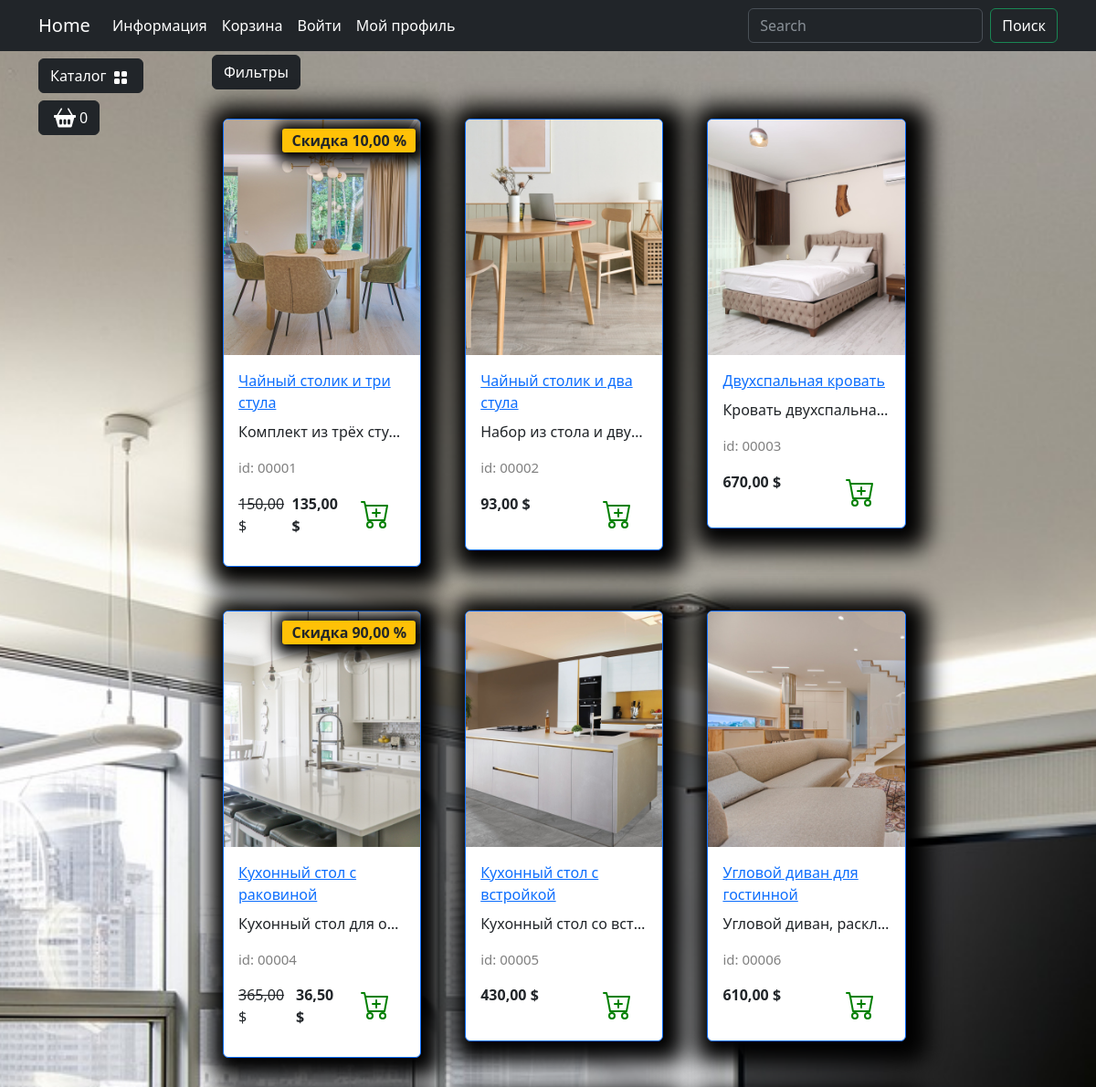
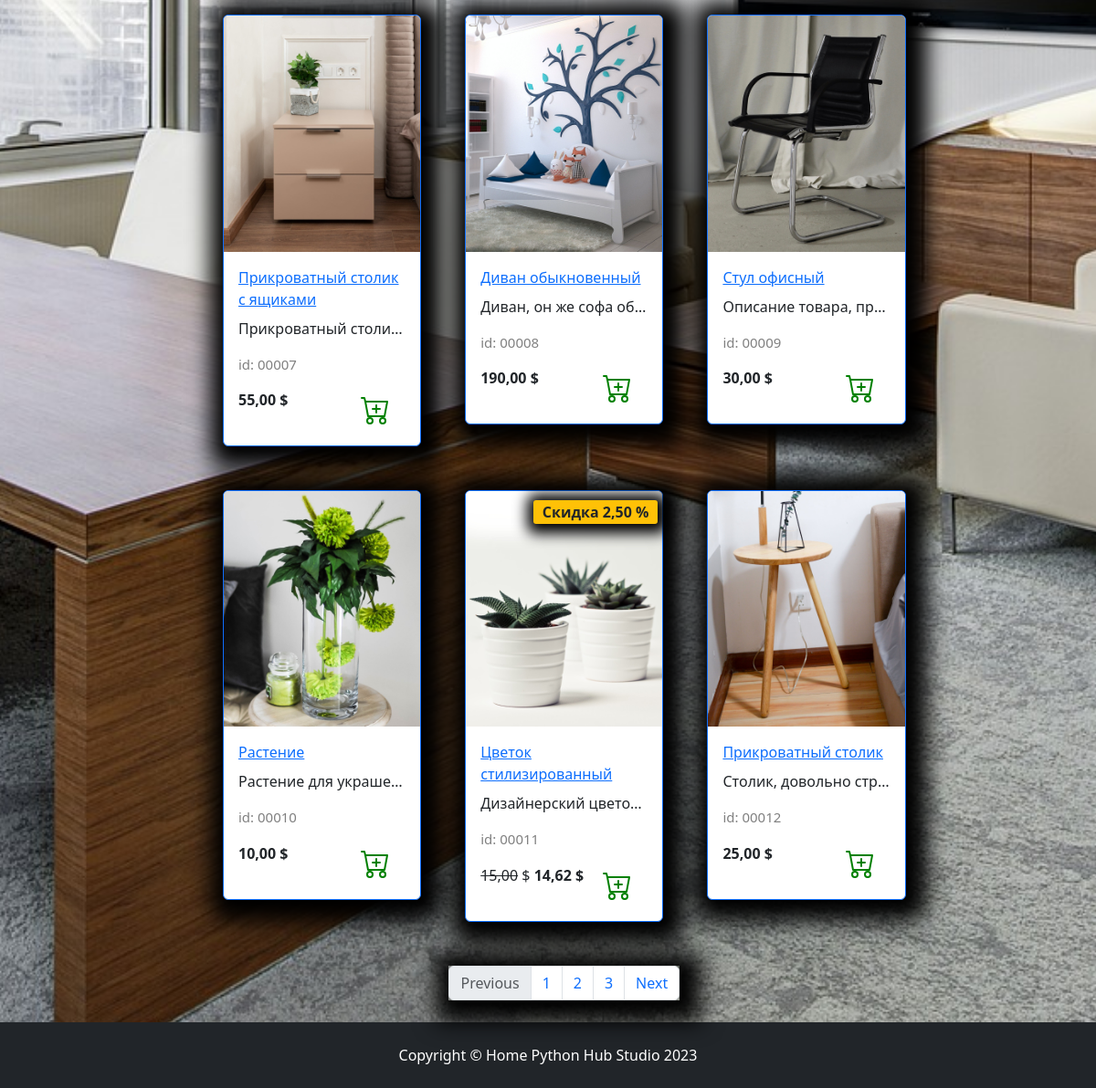
Page /catalog/ on the committed database (2 pictures, top to bottom).
### goods/models.py (models this page shows, shortened)
class Product(models.Model):
    name = models.CharField(max_length=150, unique=True, verbose_name="Название товара")
    slug = models.SlugField(max_length=250, unique=True, blank=True, null=True, verbose_name="Ссылка на товар")
    description = models.TextField(blank=True, null=True, verbose_name="Описание товара")
    image = models.ImageField(upload_to='goods_images', blank=True, null=True, verbose_name="Изображение товара")
    price = models.DecimalField(default=0.00, max_digits=10, decimal_places=2, verbose_name="Цена товара")
    discount = models.DecimalField(default=0.00, max_digits=4, decimal_places=2, verbose_name="Скидка товара")
    quantity = models.PositiveIntegerField(default=0, verbose_name="Количество товара")
    category = models.ForeignKey(Category, on_delete=models.CASCADE, verbose_name="Категория товара")
    class Meta:
        verbose_name = "Продукт"
        verbose_name_plural = "Продукты"
    def display_id(self):
        return f'{self.id:05}'
    def sell_price(self):
        if self.discount:
            return round(self.price - self.price * self.discount / 100, 2)
        return self.price

### goods/views.py (the view)
# urls.py: path('catalog/', include('goods.urls', namespace='catalog')),
def catalog(request):
    goods = Product.objects.all()
    context = {
        'title': 'Home - Каталог',
        'goods': goods,
    }
    return render(request, 'goods/catalog.html', context)

### goods/templatetags/goods_tags.py (called while the page is built)
@register.simple_tag()
def tag_categories():
    return Category.objects.all().order_by('name')

### goods/templates/goods/catalog.html (shortened to what this page needs)
{% extends "main/base.html" %}
{% load static %}
{% block content %}
    <div class="col-lg-10">
        <div class="row">
            <div class="dropdown mb-2">
                <button class="btn btn-secondary dropdown-toggle btn-dark" type="button"
                        data-bs-toggle="dropdown"
                        aria-expanded="false">
                    Фильтры
                </button>
            </div>
            {% for product in goods %}
                <div class="col-lg-4 col-md-6 p-4">
                    <div class="card border-primary rounded custom-shadow">
                        {% if product.image %}
                            <img src="{{ product.image.url }}" class="card-img-top"
                                 alt="{{ product.name }}">
                        {% else %}
                            <img src="{% static '/deps/images/Not found image.png' %}" class="card-img-top"
                                 alt="Not found image">
                        {% endif %}
                        <div class="card-body">
                            <a href="../goods/product.html">
                                <p class="card-title">{{ product.name }}</p>
                            </a>
                            <p class="card-text text-truncate">{{ product.description }}</p>
                            <p class="product_id">id: {{ product.display_id }}</p>
                            <div class="d-flex justify-content-between">
                                {% if product.discount %}
                                    <p><s>{{ product.price }}</s> $</p>
                                    <p><strong>{{ product.sell_price }} $</strong></p>
                                    <span class="badge bg-warning text-dark">Скидка {{ product.discount }} %</span>
                                {% else %}
                                    <p><strong>{{ product.price }} $</strong></p>
                                {% endif %}
                                <a href="#" class="btn add-to-cart">
                                    <img class="mx-1" src="{% static '/deps/icons/cart-plus.svg' %}" alt="Catalog Icon"
                                         width="32" height="32">
                                </a>
                            </div>
                        </div>
                    </div>
                </div>
            {% endfor %}
        </div>
        <nav aria-label="Page navigation example">
            <ul class="pagination justify-content-center my-4">
                <div class="custom-shadow d-flex">
                    <li class="page-item disabled">
                        <a class="page-link">Previous</a>
                    </li>
                    <li class="page-item"><a class="page-link" href="#">1</a></li>
                    <li class="page-item"><a class="page-link" href="#">2</a></li>
                    <li class="page-item"><a class="page-link" href="#">3</a></li>
                    <li class="page-item">
                        <a class="page-link" href="#">Next</a>
                    </li>
                </div>
            </ul>
        </nav>
    </div>
{% endblock %}
{% block footer %}
    <footer class="py-4 bg-dark">
        <div class="container">
            <p class="m-0 text-center text-white">Copyright &copy; Home Python Hub Studio 2023</p>
        </div>
    </footer>
{% endblock %}

### main/templates/main/base.html (shortened to what this page needs)
{% load static %}
{% load goods_tags %}
<!DOCTYPE html>
<html lang="en">
<head>
    <link rel="stylesheet" href="{% static 'deps/css/bootstrap/bootstrap.min.css' %}">
    <link rel="stylesheet" href="{% static 'deps/css/my_css.css' %}">
</head>
<body>
<header>
    <nav class="navbar navbar-expand-lg bg-dark" data-bs-theme="dark">
        <div class="container">
            <a class="navbar-brand" href="{% url 'main:index' %}">Home</a>
            <div class="collapse navbar-collapse" id="navbarSupportedContent">
                <ul class="navbar-nav me-auto mb-2 mb-lg-0">
                    <li class="nav-item dropdown ">
                        <a class="nav-link dropdown-toggle text-white" href="#" role="button"
                           data-bs-toggle="dropdown" aria-expanded="false">
                            Информация
                        </a>
                    </li>
                    <li class="nav-item">
                        <a class="nav-link  text-white" href="carts/cart.html">Корзина</a>
                    </li>
                    <li class="nav-item">
                        <a class="nav-link  text-white" href="users/login.html">Войти</a>
                    </li>
                    <li class="nav-item dropdown ">
                        <a class="nav-link dropdown-toggle text-white" href="#" role="button"
                           data-bs-toggle="dropdown" aria-expanded="false">
                            Мой профиль
                        </a>
                    </li>
                </ul>
                <form class="d-flex" role="search">
                    <input class="form-control me-2" type="search" placeholder="Search" aria-label="Search">
                    <button class="btn btn-outline-success text-white" type="submit">Поиск</button>
                </form>
            </div>
        </div>
    </nav>
</header>
<section>
    <div class="container">
        <div class="row mt-1 position-fixed z-3">
            <div class="dropdown mb-2">
                <button class="btn btn-secondary dropdown-toggle btn-dark" type="button" data-bs-toggle="dropdown"
                        aria-expanded="false">
                    Каталог
                    <img class="mx-1" src="{% static 'deps/icons/grid-fill.svg' %}" alt="Catalog Icon" width="16"
                         height="16">
                </button>
                {% tag_categories as categories%}
            </div>
            <div>
                <button type="button" class="btn btn-dark btn-secondary d-flex" id="modalButton"
                        aria-expanded="false">
                    <img class="mx-1" src="{% static 'deps/icons/basket2-fill.svg' %}" alt="Catalog Icon" width="24"
                         height="24">
                    <span id="goods-in-cart-count">0</span>
                </button>
            </div>
        </div>
    </div>
    <div class="container">
        <div class="row mt-1">
            <div class="col-lg-2">
            </div>
            <div class="col-lg-10">
                {% block content %}{% endblock %}
            </div>
        </div>
    </div>
</section>
{% block footer %}{% endblock %}
</body>
</html>

### static/deps/css/my_css.css (style rules this page uses)
body { background-image: url("../images/bg-image.jpg"); background-repeat: no-repeat; background-attachment: fixed; background-position: center center; background-size: cover; height: 100%; }
.dropdown-toggle::after { content: none; }
.custom-shadow { box-shadow: 5px 5px 25px 19px #000000; }
.product_id { color: gray; font-size: 15px; }
.badge.bg-warning.text-dark { position: absolute; top: 10px; right: 5px; z-index: 1; padding: 5px 10px; border-radius: 3px; font-size: 1rem; box-shadow: 2px 2px 15px 9px #000000; }

### rows in the picture
Product: image (picture), name "Чайный столик и три стула", description "Комплект из трёх сту…", display_id "00001", price "150,00", sell_price "135,00", discount "10,00"
Product: image (picture), name "Чайный столик и два стула", description "Набор из стола и дву…", display_id "00002", price "93,00"
Product: image (picture), name "Двухспальная кровать", description "Кровать двухспальна…", display_id "00003", price "670,00"
Product: image (picture), name "Кухонный стол с раковиной", description "Кухонный стол для о…", display_id "00004", price "365,00", sell_price "36,50", discount "90,00"
Product: image (picture), name "Кухонный стол с встройкой", description "Кухонный стол со вст…", display_id "00005", price "430,00"
Product: image (picture), name "Угловой диван для гостинной", description "Угловой диван, раскл…", display_id "00006", price "610,00"
Product: image (picture), name "Прикроватный столик с ящиками", description "Прикроватный столи…", display_id "00007", price "55,00"
Product: image (picture), name "Диван обыкновенный", description "Диван, он же софа об…", display_id "00008", price "190,00"
Product: image (picture), name "Стул офисный", description "Описание товара, пр…", display_id "00009", price "30,00"
Product: image (picture), name "Растение", description "Растение для украше…", display_id "00010", price "10,00"
Product: image (picture), name "Цветок стилизированный", description "Дизайнерский цвето…", display_id "00011", price "15,00", sell_price "14,62", discount "2,50"
Product: image (picture), name "Прикроватный столик", description "Столик, довольно стр…", display_id "00012", price "25,00"
